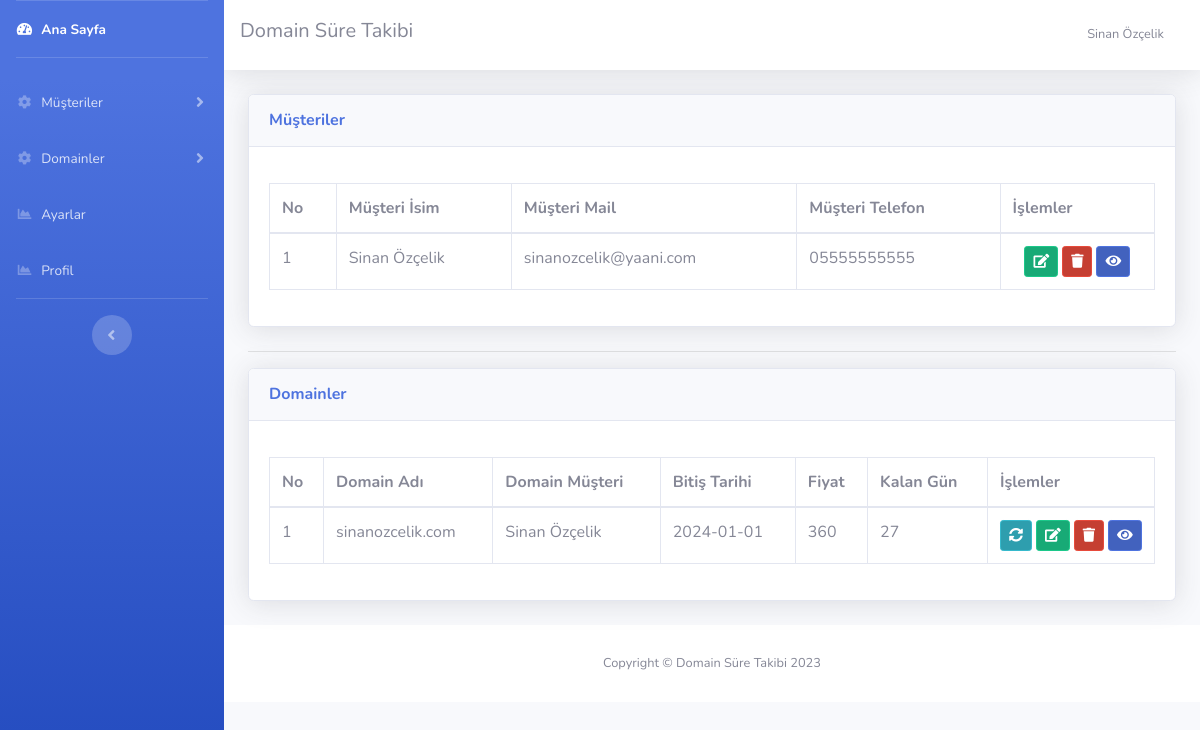
Page / (signed in) on the committed database.
### tables this page shows
CREATE TABLE `ayarlar` (
  `id` int(11) NOT NULL,
  `site_logo` varchar(400) NOT NULL,
  `site_baslik` varchar(350) NOT NULL,
  `site_aciklama` varchar(300) NOT NULL,
  `site_link` varchar(100) NOT NULL,
  `site_sahip_mail` varchar(100) NOT NULL,
  `site_mail_host` varchar(100) NOT NULL,
  `site_mail_mail` varchar(100) NOT NULL,
  `site_mail_port` int(11) NOT NULL,
  `site_mail_sifre` varchar(100) NOT NULL
);

CREATE TABLE `musteri` (
  `musteri_id` int(11) NOT NULL,
  `musteri_isim` varchar(200) NOT NULL,
  `musteri_mail` varchar(200) NOT NULL,
  `musteri_telefon` varchar(50) NOT NULL,
  `musteri_detay` text NOT NULL
);

CREATE TABLE `domain` (
  `domain_id` int(11) NOT NULL,
  `domain_adi` varchar(100) NOT NULL,
  `domain_musteri` int(11) NOT NULL,
  `domain_baslangic` date NOT NULL,
  `domain_kayit_firmasi` varchar(300) NOT NULL,
  `domain_bitis` date NOT NULL,
  `domain_fiyat` varchar(50) NOT NULL
);

### islemler/baglan.php (called while the page is built, shortened)
<?php
$host = "localhost";
$veritabani_ismi = "domaintakip";
$kullanici_adi = "root";
$sifre = "";
try {
	$db = new PDO("mysql:host=$host;dbname=$veritabani_ismi;charset=utf8", $kullanici_adi, $sifre);
} catch (PDOException $e) {
	echo $e->getmessage();
}
$sorgu = $db->prepare("SELECT * FROM ayarlar");
$sorgu->execute();
$ayarcek = $sorgu->fetch(PDO::FETCH_ASSOC);
?>

### index.php (the view, shortened to what this page needs)
<?php include 'header.php' ?>
<link rel="stylesheet" type="text/css" href="vendor/datatables/dataTables.bootstrap4.min.css">
<div class="container-fluid">
  <div class="card shadow mb-4">
    <div class="card-header py-3">
      <h6 class="m-0 font-weight-bold text-primary">Müşteriler</h6>
    </div>
    <div class="card-body">
      <div class="table-responsive mt-3">
        <table class="table table-bordered" id="musteritablosu">
          <thead>
            <tr>
              <th>No</th>
              <th>Müşteri İsim</th>
              <th>Müşteri Mail</th>
              <th>Müşteri Telefon</th>
              <th>İşlemler</th>
            </tr>
          </thead>
          <tbody>
            <?php
            $sayi = 0;
            $sorgu = $db->prepare("SELECT * FROM musteri");
            $sorgu->execute();
            while ($musteribilgisi = $sorgu->fetch(PDO::FETCH_ASSOC)) {
              $sayi++;
              ?>
              <tr>
                <td>
                  <?php echo $sayi; ?>
                </td>
                <td>
                  <?php echo $musteribilgisi['musteri_isim']; ?>
                </td>
                <td>
                  <?php echo $musteribilgisi['musteri_mail']; ?>
                </td>
                <td>
                  <?php echo $musteribilgisi['musteri_telefon']; ?>
                </td>
                <td>
                  <div class="row justify-content-center">
                    <form action="musteriduzenle.php" method="POST" accept-charset="utf-8">
                      <button type="submit" name="duzenleme" class="btn btn-success btn-sm btn-icon-split">
                        <span class="icon text-white-60">
                          <i class="fas fa-edit"></i>
                        </span>
                      </button>
                    </form>
                    <form class="mx-1" action="islemler/ajax.php" method="POST" accept-charset="utf-8">
                      <button type="submit" name="musterisilme" class="btn btn-danger btn-sm btn-icon-split">
                        <span class="icon text-white-60">
                          <i class="fas fa-trash"></i>
                        </span>
                      </button>
                    </form>
                    <form action="musteri.php" method="POST" accept-charset="utf-8">
                      <button type="submit" name="duzenleme" class="btn btn-primary btn-sm btn-icon-split">
                        <span class="icon text-white-60">
                          <i class="fas fa-eye"></i>
                        </span>
                      </button>
                    </form>
                  </div>
                </td>
              </tr>
            <?php } ?>
          </tbody>
        </table>
      </div>
    </div>
  </div>
  <hr>
  <div class="card shadow mb-4">
    <div class="card-header py-3">
      <h6 class="m-0 font-weight-bold text-primary">Domainler</h6>
    </div>
    <div class="card-body">
      <div class="table-responsive mt-3">
        <table class="table table-bordered" id="domaintablosu">
          <thead>
            <tr>
              <th>No</th>
              <th>Domain Adı</th>
              <th>Domain Müşteri</th>
              <th>Bitiş Tarihi</th>
              <th>Fiyat</th>
              <th>Kalan Gün</th>
              <th>İşlemler</th>
            </tr>
          </thead>
          <tbody>
            <?php
            $sayi = 0;
            $sorgu = $db->prepare("SELECT * FROM domain LEFT JOIN musteri ON domain.domain_musteri=musteri.musteri_id");
            $sorgu->execute();
            while ($domain = $sorgu->fetch(PDO::FETCH_ASSOC)) {
              $sayi++;
              ?>
              <tr>
                <td>
                  <?php echo $sayi; ?>
                </td>
                <td>
                  <?php echo $domain['domain_adi']; ?>
                </td>
                <td>
                  <?php echo $domain['musteri_isim']; ?>
                </td>
                <td>
                  <?php echo $domain['domain_bitis']; ?>
                </td>
                <td>
                  <?php echo $domain['domain_fiyat']; ?>
                </td>
                <td>
                  <?php
                  $bugununtarihi = strtotime(date('d.m.Y'));
                  $domainbitis = strtotime($domain['domain_bitis']);
                  $sonuc = $domainbitis - $bugununtarihi;
                  echo $fark = floor($sonuc / (60 * 60 * 24));
                  ?>
                </td>
                <td>
                  <div class="row justify-content-center">
                    <form class="mr-1" action="domainyenile.php" method="POST" accept-charset="utf-8">
                      <button type="submit" name="yenile" class="btn btn-info btn-sm btn-icon-split">
                        <span class="icon text-white-60">
                          <i class="fas fa-sync-alt"></i>
                        </span>
                      </button>
                    </form>
                    <form action="domainduzenle.php" method="POST" accept-charset="utf-8">
                      <button type="submit" name="duzenleme" class="btn btn-success btn-sm btn-icon-split">
                        <span class="icon text-white-60">
                          <i class="fas fa-edit"></i>
                        </span>
                      </button>
                    </form>
                    <form class="mx-1" action="islemler/ajax.php" method="POST" accept-charset="utf-8">
                      <button type="submit" name="domainsilme" class="btn btn-danger btn-sm btn-icon-split">
                        <span class="icon text-white-60">
                          <i class="fas fa-trash"></i>
                        </span>
                      </button>
                    </form>
                    <form action="domain.php" method="POST" accept-charset="utf-8">
                      <button type="submit" name="duzenleme" class="btn btn-primary btn-sm btn-icon-split">
                        <span class="icon text-white-60">
                          <i class="fas fa-eye"></i>
                        </span>
                      </button>
                    </form>
                  </div>
                </td>
              </tr>
            <?php } ?>
          </tbody>
        </table>
      </div>
    </div>
  </div>
</div>
<?php include 'footer.php' ?>

### header.php (shortened to what this page needs)
<?php
include 'islemler/baglan.php';
?>
<!DOCTYPE html>
<html lang="en">
<head>
  <link href="vendor/fontawesome-free/css/all.min.css" rel="stylesheet" type="text/css">
  <link href="css/sb-admin-2.min.css" rel="stylesheet">
</head>
<body id="page-top">
  <div id="wrapper">
    <ul class="navbar-nav bg-gradient-primary sidebar sidebar-dark accordion" id="accordionSidebar">
      <li class="nav-item active">
        <a class="nav-link" href="index.php">
          <i class="fas fa-fw fa-tachometer-alt"></i>
          <span>Ana Sayfa</span></a>
      </li>
      <hr class="sidebar-divider">
      <li class="nav-item">
        <a class="nav-link collapsed" href="#" data-toggle="collapse" data-target="#musterimenu" aria-expanded="true"
          aria-controls="musterimenu">
          <i class="fas fa-fw fa-cog"></i>
          <span>Müşteriler</span>
        </a>
      </li>
      <li class="nav-item">
        <a class="nav-link collapsed" href="#" data-toggle="collapse" data-target="#domainmenu" aria-expanded="true"
          aria-controls="domainmenu">
          <i class="fas fa-fw fa-cog"></i>
          <span>Domainler</span>
        </a>
      </li>
      <li class="nav-item">
        <a class="nav-link" href="ayarlar.php">
          <i class="fas fa-fw fa-chart-area"></i>
          <span>Ayarlar</span></a>
      </li>
      <li class="nav-item">
        <a class="nav-link" href="profil.php">
          <i class="fas fa-fw fa-chart-area"></i>
          <span>Profil</span></a>
      </li>
      <hr class="sidebar-divider d-none d-md-block">
      <div class="text-center d-none d-md-inline">
        <button class="rounded-circle border-0" id="sidebarToggle"></button>
      </div>
    </ul>
    <div id="content-wrapper" class="d-flex flex-column">
      <div id="content">
        <nav class="navbar navbar-expand navbar-light bg-white topbar mb-4 static-top shadow">
          <h5>
            <?php echo $ayarcek['site_baslik'] ?>
          </h5>
          <ul class="navbar-nav ml-auto">
            <li class="nav-item dropdown no-arrow">
              <a class="nav-link dropdown-toggle" href="#" id="userDropdown" role="button" data-toggle="dropdown"
                aria-haspopup="true" aria-expanded="false">
                <span class="mr-2 d-none d-lg-inline text-gray-600 small">
                  <?php echo $_SESSION['kul_isim'] ?>
                </span>
              </a>
            </li>
          </ul>
        </nav>

### footer.php (shortened to what this page needs)
<footer class="sticky-footer bg-white">
  <div class="container my-auto">
    <div class="copyright text-center my-auto">
      <span>Copyright &copy;
        <?php echo $ayarcek['site_baslik']; ?>
        <?php echo date("Y"); ?>
      </span>
    </div>
  </div>
</footer>
</div>
</div>
</body>
</html>

### rows in the picture
ayarlar: site_baslik "Domain Süre Takibi"
musteri: musteri_isim "Sinan Özçelik", musteri_mail "sinanozcelik@yaani.com", musteri_telefon "05555555555"
domain: domain_adi "sinanozcelik.com", musteri.musteri_isim "Sinan Özçelik", domain_bitis "2024-01-01", domain_fiyat "360"

### other values in the picture
$_SESSION['kul_isim'] "Sinan Özçelik"
